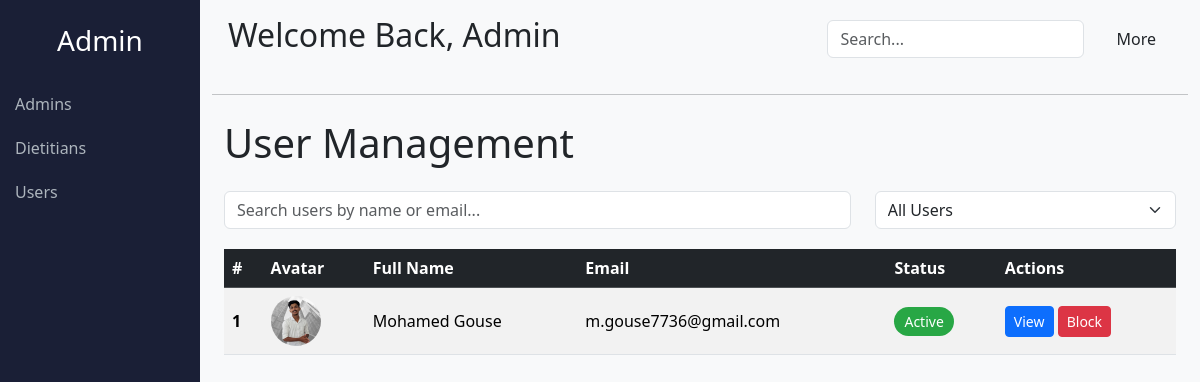
/administration/users (signed in), run on the app's committed database.
### users_account/models.py (models this page shows, shortened)
class Accounts(AbstractUser):
    email = models.EmailField(unique=True)
    username = models.CharField(max_length=55, unique=True)
    role = models.CharField(choices=ROLE_CHOICE, default='user', max_length=100)

class User_Profile(models.Model):
    user = models.OneToOneField(Accounts, on_delete=models.CASCADE)
    full_name = models.CharField(max_length=100, null=False, blank=False)
    photo = models.ImageField(upload_to='profile_photos', default='assets/profile.png')
    age = models.PositiveIntegerField(null=True, blank=True)
    weight = models.DecimalField(max_digits=5, decimal_places=2, blank=True, null=True)
    height = models.DecimalField(max_digits=5, decimal_places=2, blank=True, null=True)
    gender = models.CharField(choices=GENDER_CHOICE, max_length=100, blank=True, null=True)
    dietary_preference = models.CharField(choices=DIETARY_PREFERENCE_CHOICES, max_length=50, default='None')
    dietary_goal = models.ManyToManyField(Specialties)
    chronic_condition = models.ManyToManyField(Chronic_conditions)
    suger_level = models.DecimalField(max_digits=5, decimal_places=2, default=0)
    cholestrol_level = models.DecimalField(max_digits=5, decimal_places=2, default=0)

### admin_side/views.py (the view)
# urls.py: path('users', users_list, name="users_list"),
def users_list(req):
    users = Accounts.objects.filter(role='user')
    return render(req, 'users_list.html', {'users': users})

### admin_side/templates/users_list.html (shortened to what this page needs)
{% extends "admin_base.html" %}
{% block content %}
<div class="container">
    <h1 class="my-4">User Management</h1>
    <div class="row mb-3">
        <div class="col-md-8">
            <input type="text" class="form-control" id="userSearch" placeholder="Search users by name or email...">
        </div>
        <div class="col-md-4 text-end">
            <select class="form-select" id="userStatusFilter">
                <option value="">All Users</option>
            </select>
        </div>
    </div>
    <div class="table-responsive user-table-container">
        <table class="table table-striped align-middle">
            <thead class="table-dark">
                <tr>
                    <th scope="col">#</th>
                    <th scope="col">Avatar</th>
                    <th scope="col">Full Name</th>
                    <th scope="col">Email</th>
                    <th scope="col">Status</th>
                    <th scope="col">Actions</th>
                </tr>
            </thead>
            <tbody id="userTable">
                {% for user in users %}
                <tr>
                    <th scope="row">{{ forloop.counter }}</th>
                    <td><img src="{{ user.user_profile.photo.url }}" alt="User Avatar" class="user-avatar"></td>
                    <td>{{ user.user_profile.full_name }}</td>
                    <td>{{ user.email }}</td>
                    <td>
                        <span class="status-pill {% if user.is_active %}status-active{% else %}status-blocked{% endif %}">
                            {{ user.is_active|yesno:"Active,Blocked" }}
                        </span>
                    </td>
                    <td>
                        <a href="{% url 'user_detail' user.id %}" class="btn btn-primary btn-sm">View</a>
                        <button onclick="block_user({{user.id}})" class="btn {% if user.is_active %}btn-danger {% else %}btn-success{% endif %} btn-sm">{% if user.is_active %}Block {% else %}Unblock{% endif %}</button>
                    </td>
                </tr>
                {% empty %}
                <tr>
                    <td colspan="6" class="text-center">No users found.</td>
                </tr>
                {% endfor %}
            </tbody>
        </table>
    </div>
</div>
{% endblock content %}

### templates/admin_base.html (shortened to what this page needs)
<html lang="en">
  <head>
    <link
      href="https://cdn.jsdelivr.net/npm/bootstrap@5.3.2/dist/css/bootstrap.min.css"
      rel="stylesheet"
    />
    <link
      rel="stylesheet"
      href="https://cdnjs.cloudflare.com/ajax/libs/font-awesome/6.6.0/css/all.min.css"
    />
  </head>
  <body>
    <div class="container-fluid">
      <div class="row">
        <nav class="col-md-2 sidebar p-0">
          <h3 class="text-center my-4">Admin</h3>
          <a href="{% url "admin_list" %}">Admins</a>
          <a href="{% url "dietitian_list" %}">Dietitians</a>
          <a href="{% url 'users_list' %}">Users</a>
        </nav>
        <div class="col-md-10 bg-light mb-3">
          <header class="d-flex justify-content-between align-items-center p-3">
            <div>
              <h2 class="text-Capitalize">Welcome Back, {{ user.username }}</h2>
            </div>
            <div class="d-flex align-items-center">
              <input type="text" class="form-control me-3" placeholder="Search..." />
              <div class="dropdown open mx-3">
                <span
                  id="triggerId"
                  style="cursor: pointer;"
                  data-bs-toggle="dropdown"
                  aria-haspopup="true"
                  aria-expanded="false"
                >More
                </span>
              </div>
            </div>
          </header>
          <hr>
          {% block content %}{% endblock content %}
        </div>
      </div>
    </div>
    <link
      href="https://cdnjs.cloudflare.com/ajax/libs/bootstrap-icons/1.8.1/font/bootstrap-icons.min.css"
      rel="stylesheet"
    />
  </body>
</html>

### admin_side/templates/users_list.html (style rules this page uses)
.user-table-container { margin-top: 20px; }
.user-avatar { height: 50px; width: 50px; border-radius: 50%; object-fit: cover; }
.status-pill { padding: 5px 10px; border-radius: 20px; font-size: 0.875em; color: white; }
.status-active { background-color: #28a745; }

### templates/admin_base.html (style rules this page uses)
.sidebar { min-height: 100vh; background-color: #1a1f36; color: white; padding-top: 20px; }
.sidebar a { color: #adb5bd; text-decoration: none; display: block; padding: 10px 15px; transition: background 0.3s; }

### data on the page
Accounts: username "Admin"
Accounts: user_profile.photo (picture), user_profile.full_name "Mohamed Gouse", email "m.gouse7736@gmail.com", is_active "Active", shows "Block"
